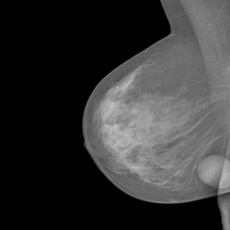
%> input picture testPipeline/Images/original/22678833.jpg, 230 x 230 px, shrunk from 800 x 800 before the run
$ octave paintROI.m   (GNU Octave 9; MATLAB toolbox functions it lacks are replaced by stand-ins)
%> lines starting %> are read from the running program, lines starting %| are printed output that depends on the picture
%io = imread("images/24055464.jpg");
%iob_p1 = imread('masks/24055464_bw_Mass_1.png');
%iob_p = imread('masks/20586908_bw_Mass_2.png');

io = imread("images\22678833.jpg");
%> io is the input picture: size 230x230x3 uint8; min 0, max 210, mean 52.5
%iob_p1 = imread('masks\22678833_bw_Mass_1.png');
iob_p1 = imread('C:\Users\DELL\Downloads\morphsnakes-master\YOLO\mask_CVBWCF__22678833_final.png');
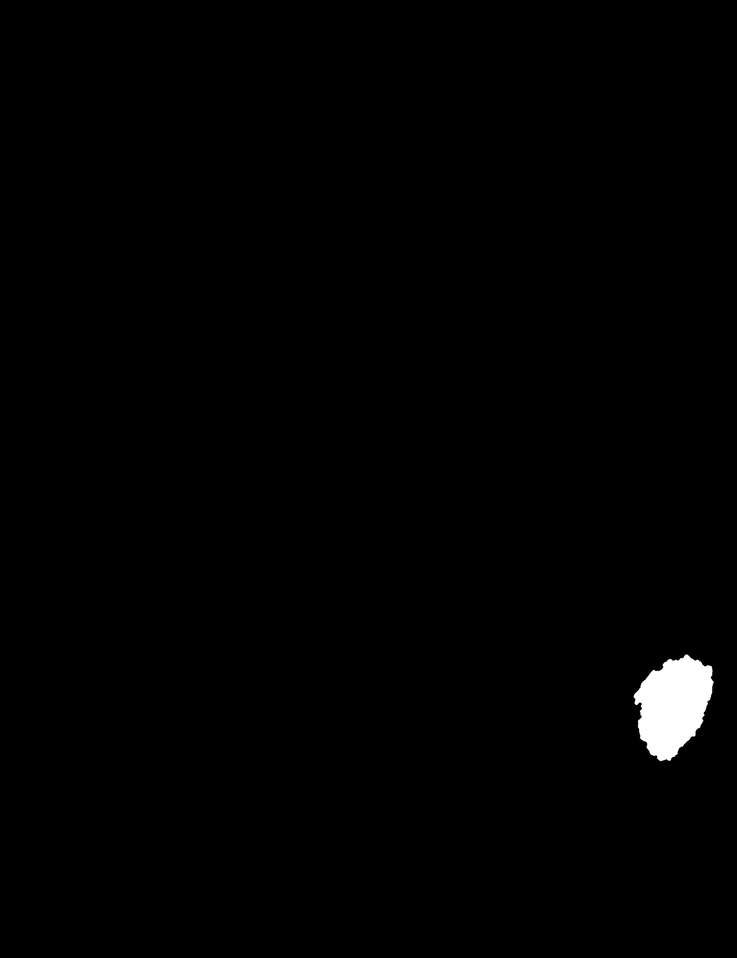
%> input picture testPipeline/Masks/masksWhole/CV/mask_CVBWCF__22678833_final.png, 737 x 958 px, shrunk from 2560 x 3328 before the run
%> iob_p1 is the input picture: size 958x737 uint8; min 0, max 255, mean 2

%iob_p=bwperim(iob_p);
%iob_p1=bwperim(iob_p1);
green=zeros(size(io,1),size(io,2),3);
green(:,:,2)=1;
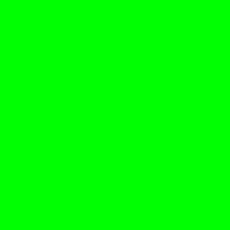
%> green: size 230x230x3 double; mean R, G, B 0, 1, 0

red = zeros(size(io, 1),size(io, 2),3);
red(:,:,1) = 1;
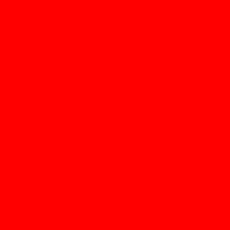
%> red: size 230x230x3 double; mean R, G, B 1, 0, 0

figure,imshow(io)
hold on

h=imshow(green);
%h=imshow(red);
hold off
alpha_value = 0.2;
set(h, 'AlphaData', iob_p1 * alpha_value);
saveas(h, "WFoutput1.jpg");

% [8 lines of commented-out code are left out]
